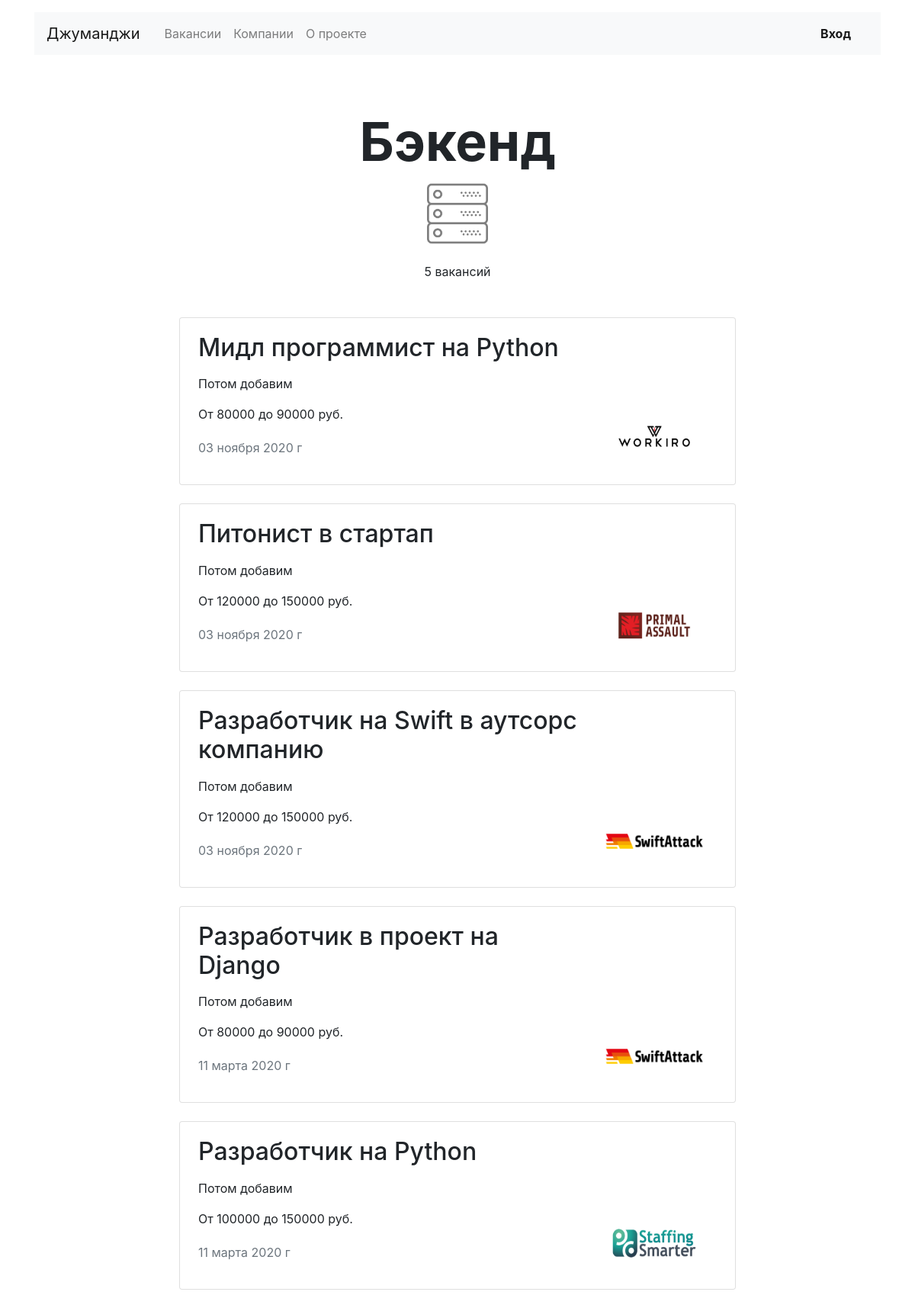
Page /jobs/cat/backend/ on the committed database.
### web/models.py (models this page shows, shortened)
class Specialty(models.Model):
    code = models.CharField(max_length=10, null=True, blank=True, verbose_name='Код:')
    title = models.CharField(max_length=50, null=True, blank=True, verbose_name='Название:')
    picture = models.CharField(max_length=50, null=True, blank=True, verbose_name='Картинка:')
    class Meta:
        verbose_name_plural = 'Специализации'
        verbose_name = 'Специализация'
        ordering = ['code']

class Vacancy(models.Model):
    title = models.CharField(max_length=50, null=True, blank=True, verbose_name='Название:')
    specialty = models.ForeignKey('Specialty', on_delete = models.DO_NOTHING, null = True, blank = True, related_name="vacancies", verbose_name = 'Специализация:')
    company = models.ForeignKey('Company', on_delete = models.DO_NOTHING, null = True, blank = True, related_name="vacancies", verbose_name = 'Компания:')
    skills = models.TextField(max_length=50, null=True, blank=True, verbose_name='Навыки:')
    description = models.TextField(max_length=50, null=True, blank=True, verbose_name='Описание:')
    salary_min = models.IntegerField(null=True, blank=True, verbose_name='Зарплата от:')
    salary_max = models.IntegerField(null=True, blank=True, verbose_name='Зарплата до:')
    published_at = models.DateField(null=True, verbose_name='Опубликовано:')
    class Meta:
        verbose_name_plural = 'Вакансии'
        verbose_name = 'Вакансия'
        ordering = ['-published_at', 'title']

class Company(models.Model):
    name = models.CharField(max_length=50, null=True, blank=True, verbose_name='Название:')
    location = models.CharField(max_length=50, null=True, blank=True, verbose_name='Город:')
    logo = models.CharField(max_length=50, null=True, blank=True, verbose_name='Логотипчик:')
    description = models.TextField(max_length=50, null=True, blank=True, verbose_name='Информация о компании:')
    employee_count = models.IntegerField(null=True, blank=True, verbose_name='Количество сотрудников :')
    def __str__(self):
        return self.name
    class Meta:
        verbose_name_plural = 'Компании'
        verbose_name = 'Компания'
        ordering = ['name']

### web/views.py (the view)
# urls.py: path('jobs/cat/<str:code>/', SpecialtyVacanciesView.as_view(), name='sp_vacancies'),
class SpecialtyVacanciesView(View):
    def get(self, request, code, *args, **kwargs):
        specialty_codes = Specialty.objects.filter(code=code).values('code')
        if specialty_codes == None:
            raise Http404
        specialty = Specialty.objects.filter(code=code).last()
        title = specialty.title
        picture = specialty.picture
        sp_vacancies = Vacancy.objects.filter(specialty_id=specialty.id)
        total_vacs = sp_vacancies.count()
        sp_vac = []
        for i in range(total_vacs):
            dc = {}
            spv = sp_vacancies[i]
            dc['id'] = spv.id
            dc['title'] = spv.title
            dc['specialty_title'] = title
            co = Company.objects.filter(name=spv.company).last()
            dc['company_id'] = co.pk
            dc['company_logo'] = co.logo
            dc['skills'] = spv.skills
            dc['description'] = spv.description
            dc['salary_min'] = spv.salary_min
            dc['salary_max'] = spv.salary_max
            dc['published_at'] = spv.published_at
            sp_vac.append(dc)
        return render(request, 'web/vacancies_sp.html', context=
        {'title': title, 'picture': picture, 'total_vacs': total_vacs,
         'vacancies': sp_vac, })

### web/templates/web/vacancies_sp.html (shortened to what this page needs)
{% extends 'web/base.html' %}
{% load static %}
{% block content %}
    <section>
      <h1 class="h1 text-center mx-auto mt-4 pt-5" style="font-size: 70px;"><strong>{{ title }}</strong></h1>
      <p class="text-center pt-1">
          <img class="mx-auto d-block" src="{% static picture %}" width="80" height="80" alt=""><br>
          {{ total_vacs }} вакансий</p>
      <div class="row mt-5">
        <div class="col-12 col-lg-8 offset-lg-2 m-auto">
          {% for vacancy in vacancies %}
          <div class="card mb-4">
            <div class="card-body px-4">
              <div class="row">
                <div class="col-12 col-md-8 col-lg-9">
                  <h2 class="h2 pb-2">{{ vacancy.title }}</h2>
                  <p>{{ vacancy.description }}</p>
                  <p>От {{ vacancy.salary_min }} до {{ vacancy.salary_max }} руб.</p>
                  <p class="text-muted pt-1">{{ vacancy.published_at|date:"d E Y г" }}</p>
                </div>
                <div class="col-12 col-md-4 col-lg-3 d-flex align-items-end">
                  <a href="{% url 'company' vacancy.company_id %}"><img src="{% static vacancy.company_logo %}" width="130" height="80" alt=""></a>
                </div>
              </div>
            </div>
          </div>
          {% endfor %}
        </div>
      </div>
    </section>
{% endblock content %}

### web/templates/web/base.html (shortened to what this page needs)
<!DOCTYPE html>
<html lang="ru">
<head>
  <link rel="stylesheet" href="https://stackpath.bootstrapcdn.com/bootstrap/4.3.1/css/bootstrap.min.css">
</head>
<body>
  <header class="container mt-3">
  {%  block header %}
    <nav class="navbar navbar-expand-lg navbar-light bg-light">
      <a class="navbar-brand mr-4" href="{% url 'main' %}">Джуманджи</a>
      <div class="collapse navbar-collapse justify-content-between" id="navbarNav">
        <ul class="navbar-nav col-10">
          <li class="nav-item">
            <a class="nav-link" href="{% url 'vacancies' %}">Вакансии</a>
          </li>
          <li class="nav-item">
            <a class="nav-link" href="#">Компании</a>
          </li>
          <li class="nav-item">
            <a class="nav-link" href="#">О проекте</a>
          </li>
        </ul>
        <ul class="navbar-nav col-2 justify-content-end">
          <li class="nav-item active">
            <a href="#" class="nav-link font-weight-bold">Вход</a>
          </li>
        </ul>
      </div>
    </nav>
    {%  endblock header %}
  </header>
  <main class="container mt-3">
  {%  block content %}
  {%  endblock content %}
  </main>
</body>
</html>

### rows in the picture
Specialty: title "Бэкенд", picture (picture)
Vacancy: title "Мидл программист на Python", description "Потом добавим", published_at "03 ноября 2020 г"
Company: logo (picture)
Vacancy: title "Питонист в стартап", description "Потом добавим", published_at "03 ноября 2020 г"
Company: logo (picture)
Vacancy: title "Разработчик на Swift в аутсорс компанию", description "Потом добавим", published_at "03 ноября 2020 г"
Company: logo (picture)
Vacancy: title "Разработчик в проект на Django", description "Потом добавим", published_at "11 марта 2020 г"
Vacancy: title "Разработчик на Python", description "Потом добавим", published_at "11 марта 2020 г"
Company: logo (picture)

### other values in the picture
{{ total_vacs }} "5"
{{ vacancy.salary_min }} "80000" "120000" "120000" "80000" "100000"
{{ vacancy.salary_max }} "90000" "150000" "150000" "90000" "150000"
